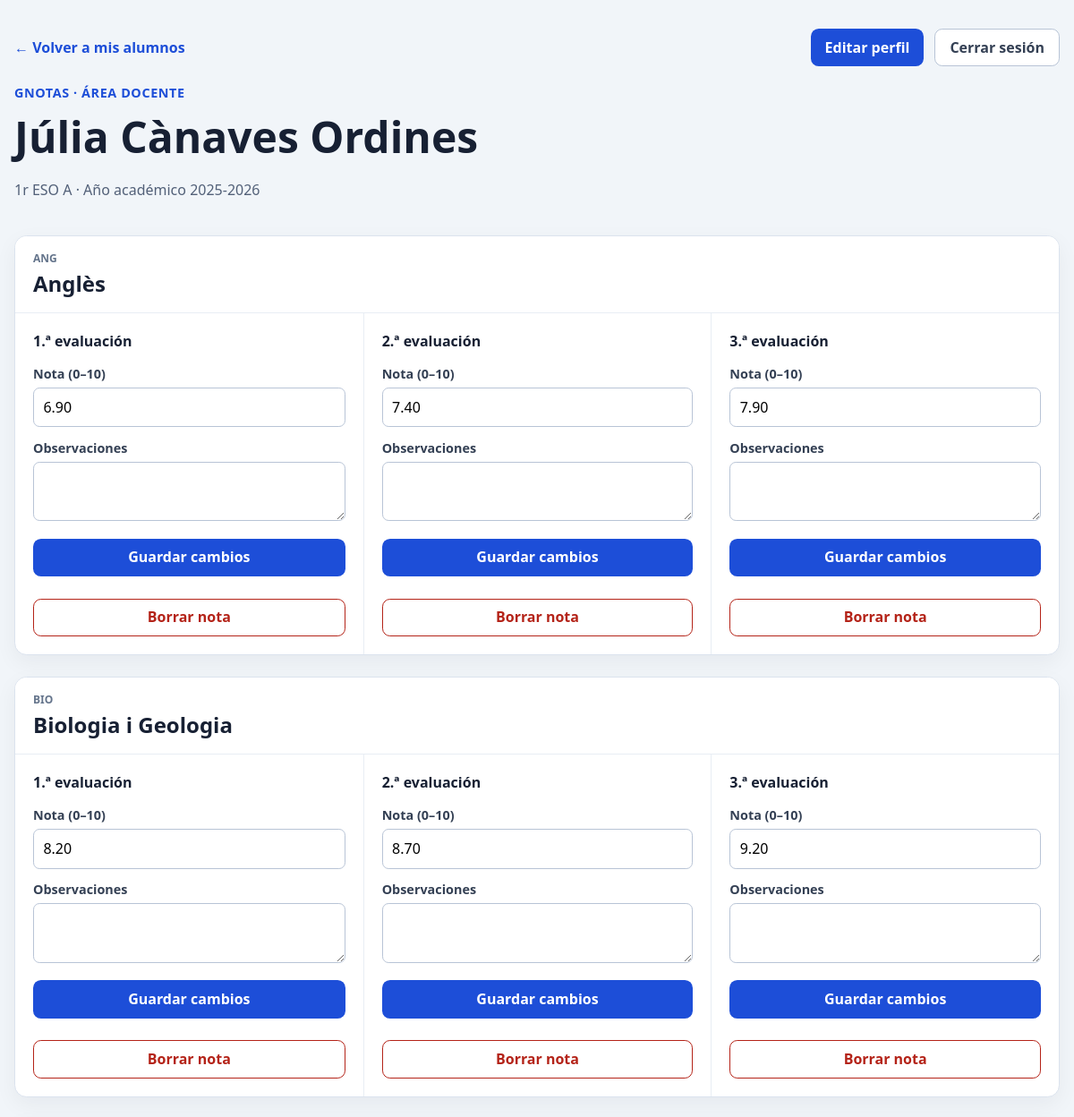
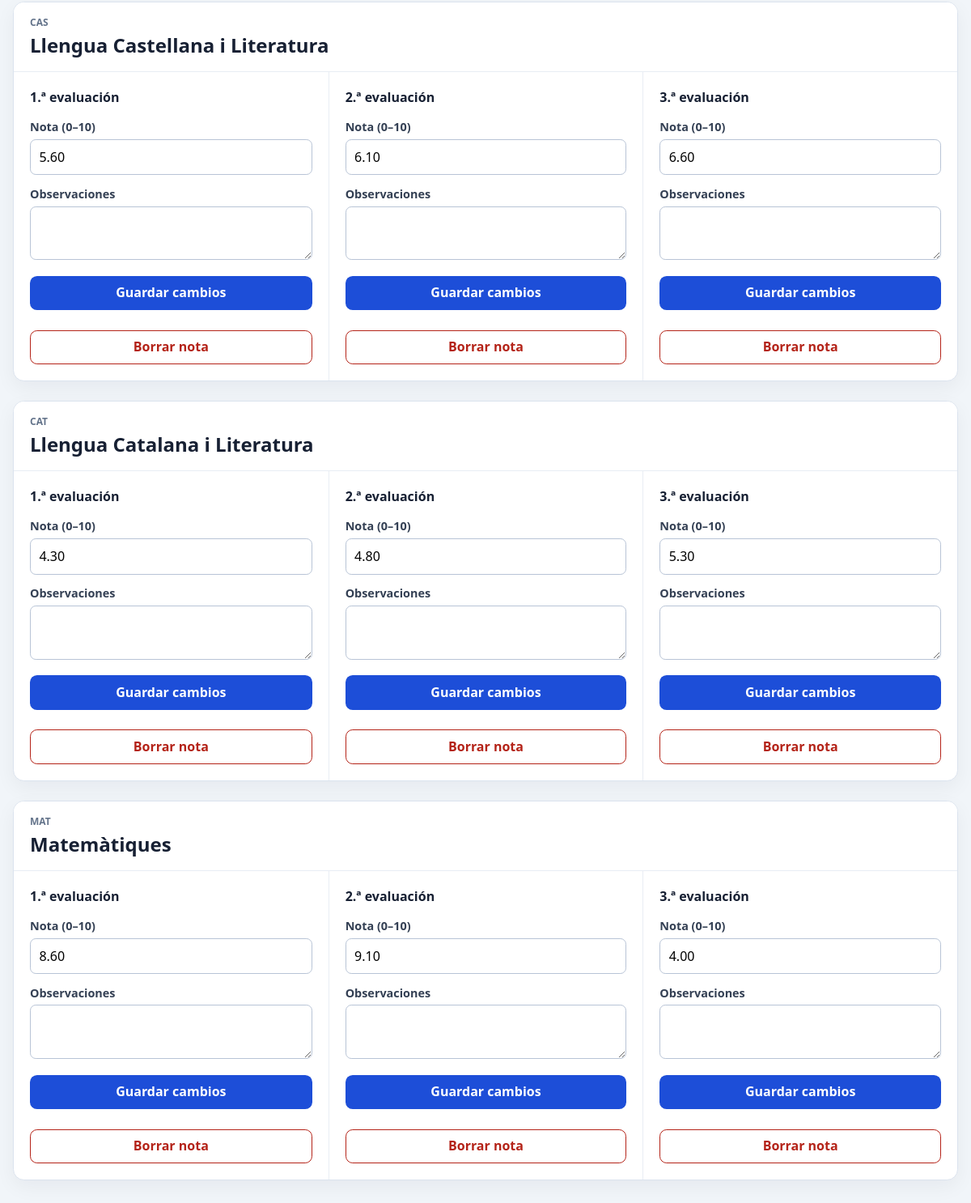
The app's page /vistas/profesores/alumno.php?id=4 (signed in) with its own data (2 pictures, top to bottom).
### tables this page shows
CREATE TABLE tb_usuarios (
    id_usuario  INT UNSIGNED NOT NULL AUTO_INCREMENT,
    id_rol      INT UNSIGNED NOT NULL,
    nombre      VARCHAR(60)  NOT NULL,
    apellidos   VARCHAR(100) NOT NULL,
    email       VARCHAR(120) NOT NULL,
    password    VARCHAR(255) NOT NULL,
    PRIMARY KEY (id_usuario),
    UNIQUE KEY uq_usuarios_email (email),
    FOREIGN KEY (id_rol) REFERENCES tb_roles (id_rol)
);

CREATE TABLE tb_curso (
    id_curso  INT UNSIGNED NOT NULL AUTO_INCREMENT,
    id_grado  INT UNSIGNED NOT NULL,
    nombre    VARCHAR(60)  NOT NULL,
    etapa     VARCHAR(40)  NOT NULL,             
    nivel     TINYINT UNSIGNED NOT NULL,
    grupo     CHAR(1)      NOT NULL DEFAULT 'A',
    PRIMARY KEY (id_curso),
    FOREIGN KEY (id_grado) REFERENCES tb_grado_academico (id_grado)
);

CREATE TABLE tb_grado_academico (
    id_grado      INT UNSIGNED NOT NULL AUTO_INCREMENT,
    nombre        VARCHAR(9)   NOT NULL,         
    fecha_inicio  DATE         NOT NULL,
    fecha_fin     DATE         NOT NULL,
    PRIMARY KEY (id_grado)
);

### procesos/consultar_notas_alumno_profesor.php (called while the page is built, shortened)
<?php
require_once __DIR__ . '/acceso_profesor.php';
$idAlumno = filter_input(INPUT_GET, 'id', FILTER_VALIDATE_INT);
$consulta = $conexion->prepare(
    'SELECT
        a.id_alumno,
        u.nombre,
        u.apellidos,
        c.nombre AS curso,
        g.nombre AS grado_academico,
        ca.id_curso_asignatura,
        s.codigo AS asignatura_codigo,
        s.nombre AS asignatura_nombre,
        n.id_nota,
        n.evaluacion,
        n.nota,
        n.observaciones
     FROM tb_alumnos AS a
     INNER JOIN tb_usuarios AS u ON u.id_usuario = a.id_usuario
     INNER JOIN tb_curso AS c ON c.id_curso = a.id_curso
     INNER JOIN tb_grado_academico AS g ON g.id_grado = c.id_grado
     INNER JOIN tb_curso_asignatura AS ca ON ca.id_curso = c.id_curso
     INNER JOIN tb_asignatura AS s ON s.id_asignatura = ca.id_asignatura
     LEFT JOIN tb_notas AS n
        ON n.id_alumno = a.id_alumno
        AND n.id_curso_asignatura = ca.id_curso_asignatura
     WHERE a.id_alumno = :id_alumno
     ORDER BY s.nombre, n.evaluacion'
);
$consulta->execute([
    'id_alumno' => $idAlumno,
]);
$filas = $consulta->fetchAll();
$alumno = $filas[0];
$asignaturas = [];
foreach ($filas as $fila) {
    $idAsignaturaCurso = (int) $fila['id_curso_asignatura'];
    if (!isset($asignaturas[$idAsignaturaCurso])) {
        $asignaturas[$idAsignaturaCurso] = [
            'id_curso_asignatura' => $idAsignaturaCurso,
            'codigo' => $fila['asignatura_codigo'],
            'nombre' => $fila['asignatura_nombre'],
            'notas' => [],
        ];
    }
    if ($fila['id_nota'] !== null) {
        $asignaturas[$idAsignaturaCurso]['notas'][(int) $fila['evaluacion']] = [
            'id_nota' => (int) $fila['id_nota'],
            'nota' => $fila['nota'],
            'observaciones' => $fila['observaciones'],
        ];
    }
}
function escaparFichaProfesor(mixed $valor): string
{
    return htmlspecialchars((string) $valor, ENT_QUOTES | ENT_SUBSTITUTE, 'UTF-8');
}

### vistas/profesores/alumno.php (the view, shortened to what this page needs)
<?php
require_once __DIR__ . '/../../procesos/consultar_notas_alumno_profesor.php';
?>
<!DOCTYPE html>
<html lang="es">
<head>
    <link rel="stylesheet" href="../css/profesores.css">
</head>
<body>
<main>
    <nav class="barra-superior" aria-label="Navegación docente">
        <a class="volver" href="listado_alumnos.php">← Volver a mis alumnos</a>
        <div class="acciones-cabecera">
            <a class="boton-enlace boton-perfil" href="editar_perfil.php">Editar perfil</a>
            <form action="../../procesos/cerrar_sesion.php" method="post">
                <button class="boton-secundario" type="submit">Cerrar sesión</button>
            </form>
        </div>
    </nav>
    <header class="cabecera cabecera-ficha">
        <div>
            <p class="marca">Gnotas · Área docente</p>
            <h1><?= escaparFichaProfesor($alumno['nombre'] . ' ' . $alumno['apellidos']) ?></h1>
            <p class="subtitulo">
                <?= escaparFichaProfesor($alumno['curso']) ?>
                · Año académico <?= escaparFichaProfesor($alumno['grado_academico']) ?>
            </p>
        </div>
    </header>
    <?php foreach ($asignaturas as $asignatura): ?>
        <section class="asignatura" aria-labelledby="asignatura-<?= (int) $asignatura['id_curso_asignatura'] ?>">
            <div class="asignatura-cabecera">
                <span class="codigo"><?= escaparFichaProfesor($asignatura['codigo']) ?></span>
                <h2 id="asignatura-<?= (int) $asignatura['id_curso_asignatura'] ?>">
                    <?= escaparFichaProfesor($asignatura['nombre']) ?>
                </h2>
            </div>
            <div class="evaluaciones">
                <?php for ($evaluacion = 1; $evaluacion <= 3; $evaluacion++): ?>
                    <?php $notaExistente = $asignatura['notas'][$evaluacion] ?? null; ?>
                    <article class="evaluacion">
                        <h3><?= $evaluacion ?>.ª evaluación</h3>
                        <?php if ($notaExistente !== null): ?>
                            <form action="../../procesos/actualizar_nota_profesor.php" method="post">
                                <label for="nota-<?= $notaExistente['id_nota'] ?>">Nota (0–10)</label>
                                <input
                                    type="number"
                                    id="nota-<?= $notaExistente['id_nota'] ?>"
                                    name="nota"
                                    min="0"
                                    max="10"
                                    step="0.01"
                                    value="<?= escaparFichaProfesor($notaExistente['nota']) ?>"
                                    required
                                >
                                <label for="observaciones-<?= $notaExistente['id_nota'] ?>">Observaciones</label>
                                <textarea
                                    id="observaciones-<?= $notaExistente['id_nota'] ?>"
                                    name="observaciones"
                                    maxlength="255"
                                    rows="2"
                                ><?= escaparFichaProfesor($notaExistente['observaciones'] ?? '') ?></textarea>
                                <button type="submit">Guardar cambios</button>
                            </form>
                            <form
                                class="form-borrar"
                                action="../../procesos/eliminar_nota_profesor.php"
                                method="post"
                                onsubmit="return confirm('¿Quieres borrar esta nota?');"
                            >
                                <button class="boton-borrar" type="submit">Borrar nota</button>
                            </form>
                        <?php endif; ?>
                    </article>
                <?php endfor; ?>
            </div>
        </section>
    <?php endforeach; ?>
</main>
</body>
</html>

### vistas/css/profesores.css (style rules this page uses)
* { box-sizing: border-box; }
body { min-height: 100vh; margin: 0; padding: 2rem 1rem; background: #f1f5f9; color: #172033; font-family: system-ui, sans-serif; }
main { width: min(100%, 76rem); margin: 0 auto; }
.cabecera { display: flex; align-items: flex-start; justify-content: space-between; gap: 1.5rem; margin-bottom: 1.5rem; }
.cabecera-ficha { margin-top: 1.25rem; }
.marca { margin: 0 0 .4rem; color: #1d4ed8; font-size: .9rem; font-weight: 700; letter-spacing: .04em; text-transform: uppercase; }
h1, h2, h3 { margin: 0; }
h1 { font-size: clamp(2rem, 5vw, 3rem); }
.subtitulo { color: #526078; }
.volver { color: #1d4ed8; font-weight: 600; text-decoration: none; }
.barra-superior, .acciones-cabecera { display: flex; align-items: center; gap: .75rem; }
.barra-superior { justify-content: space-between; margin-bottom: 1rem; }
.acciones-cabecera { justify-content: flex-end; flex-wrap: wrap; }
.acciones-cabecera form { margin: 0; }
.tabla-contenedor, .aviso, .asignatura, .mensaje { border: 1px solid #dbe3ee; border-radius: .85rem; background: #fff; box-shadow: 0 .5rem 1.5rem rgb(15 23 42 / 5%); }
.boton-enlace, button { display: inline-flex; min-height: 2.65rem; align-items: center; justify-content: center; padding: .6rem 1rem; border: 0; border-radius: .55rem; background: #1d4ed8; color: #fff; font: inherit; font-weight: 650; line-height: 1.2; text-decoration: none; cursor: pointer; transition: background-color .15s ease, border-color .15s ease, color .15s ease; }
.boton-enlace { white-space: nowrap; }
.boton-secundario, .boton-cancelar { border: 1px solid #b8c4d6; border-radius: .55rem; background: #fff; color: #344054; }
.boton-perfil { white-space: nowrap; }
.asignatura { margin-bottom: 1.5rem; overflow: hidden; }
.asignatura-cabecera { padding: 1rem 1.25rem; background: #fff; border-bottom: 1px solid #e8edf4; }
.codigo { display: block; margin-bottom: .2rem; color: #64748b; font-size: .75rem; font-weight: 700; }
.evaluaciones { display: grid; grid-template-columns: repeat(3, minmax(0, 1fr)); }
.evaluacion { min-width: 0; padding: 1.25rem; }
.evaluacion + .evaluacion { border-left: 1px solid #e8edf4; }
.evaluacion h3 { margin-bottom: 1rem; font-size: 1rem; }
label { display: block; margin: .85rem 0 .35rem; color: #344054; font-size: .9rem; font-weight: 600; }
input[type="number"], input[type="text"], input[type="email"], input[type="password"], textarea { width: 100%; padding: .65rem; border: 1px solid #b8c4d6; border-radius: .45rem; font: inherit; }
textarea { resize: vertical; }
.evaluacion form > button { width: 100%; margin-top: .9rem; }
.form-borrar { margin-top: .65rem; }
button.boton-borrar { background: #fff; border: 1px solid #b42318; color: #b42318; }
.form-borrar button { width: 100%; }

### records on screen
tb_usuarios: nombre+apellidos "Júlia Cànaves Ordines"
tb_curso: nombre "1r ESO A"
tb_grado_academico: nombre "2025-2026"

### other values on screen
escaparFichaProfesor($asignatura['codigo']) "ANG"
escaparFichaProfesor($asignatura['nombre']) "Anglès"
escaparFichaProfesor($asignatura['codigo']) "BIO"
escaparFichaProfesor($asignatura['nombre']) "Biologia i Geologia"
escaparFichaProfesor($asignatura['codigo']) "CAS"
escaparFichaProfesor($asignatura['nombre']) "Llengua Castellana i Literatura"
escaparFichaProfesor($asignatura['codigo']) "CAT"
escaparFichaProfesor($asignatura['nombre']) "Llengua Catalana i Literatura"
escaparFichaProfesor($asignatura['codigo']) "MAT"
escaparFichaProfesor($asignatura['nombre']) "Matemàtiques"
